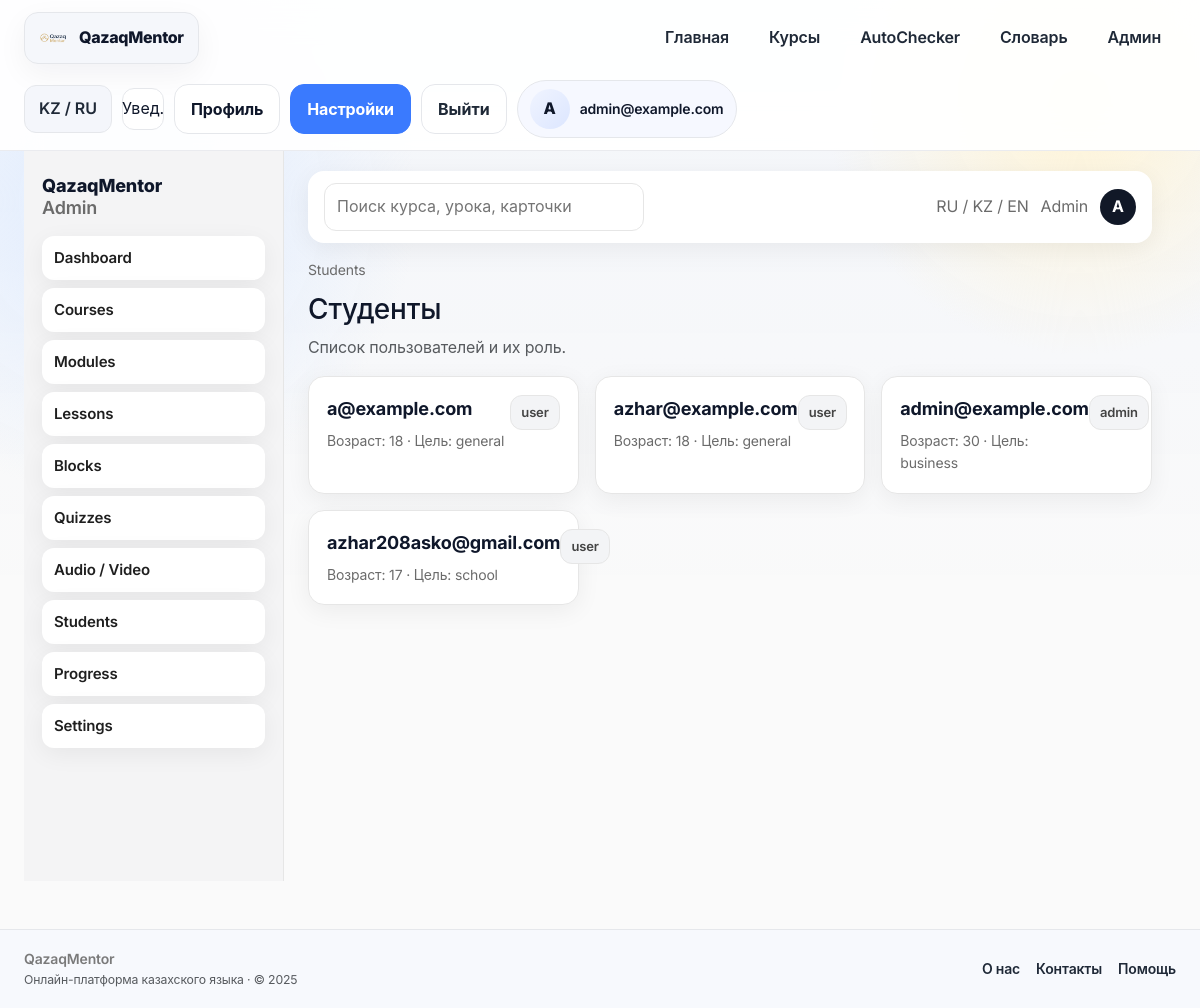
Screenshot of /admin/students (signed in) with the database file from the repository.
### app/models/__init__.py (models this page shows, shortened)
class User(Base):
    __tablename__ = "users"
    __allow_unmapped__ = True
    id = Column(Integer, primary_key=True, index=True)
    email = Column(String, unique=True, index=True, nullable=False)
    hashed_password = Column(String, nullable=False)
    age = Column(Integer, nullable=False)
    target = Column(String, nullable=False)  # school / general / business
    daily_minutes = Column(Integer, nullable=False, default=10)
    level = Column(String, nullable=True)
    role = Column(String, nullable=False, default="user")
    created_at = Column(DateTime, server_default=func.now(), nullable=False)
    placements: List["PlacementTestResult"] = relationship(
        "PlacementTestResult", back_populates="user", cascade="all, delete-orphan"
    )
    progresses: List["UserProgress"] = relationship(
        "UserProgress", back_populates="user", cascade="all, delete-orphan"
    )

### app/routers/admin.py (the view)
@router.get("/students")
async def students_page(request: Request, db: Session = Depends(get_db)):
    users = db.query(models.User).order_by(models.User.created_at.desc()).all()
    return render_template(request, "admin/students.html", {"users": users})

### app/templates/admin/students.html
{% extends "admin/admin_base.html" %}
{% block admin_content %}
<div class="admin-breadcrumbs">Students</div>
<h3 class="mb-2">Студенты</h3>
<p class="text-muted mb-3">Список пользователей и их роль.</p>
<div class="admin-grid">
    {% for user in users %}
    <div class="admin-card">
        <div class="d-flex justify-content-between align-items-start">
            <div>
                <div class="admin-card__title">{{ user.email }}</div>
                <div class="admin-card__meta">Возраст: {{ user.age }} · Цель: {{ user.target }}</div>
            </div>
            <span class="badge-pill">{{ user.role }}</span>
        </div>
    </div>
    {% else %}
    <div class="text-muted">Пользователей нет.</div>
    {% endfor %}
</div>
{% endblock %}

### app/templates/admin/admin_base.html
{% extends "base.html" %}
{% block content %}
<link rel="stylesheet" href="{{ url_for('static', path='css/admin.css') }}?v=1">
<div class="admin-layout">
    <aside class="admin-sidebar">
        <div class="admin-sidebar__brand">QazaqMentor<br><span>Admin</span></div>
        <nav class="admin-nav">
            <a href="/admin" class="admin-nav__item">Dashboard</a>
            <a href="/admin/courses" class="admin-nav__item">Courses</a>
            <a href="/admin/modules" class="admin-nav__item">Modules</a>
            <a href="/admin/lessons" class="admin-nav__item">Lessons</a>
            <a href="/admin/blocks" class="admin-nav__item">Blocks</a>
            <a href="/admin/quizzes" class="admin-nav__item">Quizzes</a>
            <a href="/admin/media" class="admin-nav__item">Audio / Video</a>
            <a href="/admin/students" class="admin-nav__item">Students</a>
            <a href="/admin/progress" class="admin-nav__item">Progress</a>
            <a href="/admin/settings" class="admin-nav__item">Settings</a>
        </nav>
    </aside>
    <div class="admin-main">
        <div class="admin-topbar">
            <form class="admin-search" action="/admin/search" method="get">
                <input type="search" name="q" placeholder="Поиск курса, урока, карточки" />
            </form>
            <div class="admin-topbar__actions">
                <div class="admin-lang">RU / KZ / EN</div>
                <div class="admin-role">Admin</div>
                <div class="admin-profile">{{ (user.email if user else "A")[:1]|upper }}</div>
            </div>
        </div>
        <div class="admin-content">
            {% block admin_content %}{% endblock %}
        </div>
    </div>
</div>
{% endblock %}

### app/templates/base.html (shortened to what this page needs)
<!DOCTYPE html>
<html lang="kk">
<head>
    <link href="https://cdn.jsdelivr.net/npm/bootstrap@5.3.3/dist/css/bootstrap.min.css" rel="stylesheet">
    <link rel="stylesheet" href="{{ url_for('static', path='css/main.css') }}?v=qm2">
</head>
<body>
<div class="app-bg"></div>
{% set current_user = request.state.user or (user if user is defined else None) %}
{% set current_path = request.url.path if request and request.url else '' %}
<header class="app-nav">
    <div class="page-shell nav-inner">
        <a href="/" class="brand-mark">
            <img src="{{ url_for('static', path='img/logo.png') }}" alt="QazaqMentor">
            <span>QazaqMentor</span>
        </a>
        <nav class="nav-links">
            <a class="nav-link {% if current_path == '/' %}active{% endif %}" href="/">Главная</a>
            <a class="nav-link {% if '/courses' in current_path %}active{% endif %}" href="/courses">Курсы</a>
            <a class="nav-link {% if '/autochecker' in current_path %}active{% endif %}" href="/autochecker">AutoChecker</a>
            <a class="nav-link {% if '/vocabulary' in current_path or '/dictionary' in current_path %}active{% endif %}" href="/vocabulary">Словарь</a>
            {% if current_user and current_user.is_admin %}
            <a class="nav-link" href="/admin">Админ</a>
            {% endif %}
        </nav>
        <div class="nav-actions">
            <button class="nav-chip" type="button">KZ / RU</button>
            <button class="icon-button" type="button" aria-label="Уведомления">Увед.</button>
            {% if current_user %}
                <a class="btn btn-outline-dark" href="/profile">Профиль</a>
                <a class="btn btn-primary" href="/settings">Настройки</a>
                <form action="/logout" method="post" class="m-0">
                    <button type="submit" class="btn btn-ghost">Выйти</button>
                </form>
                <div class="profile-chip">
                    <div class="avatar">{{ current_user.email[0]|upper }}</div>
                    <div class="fw-semibold small">{{ current_user.full_name or current_user.email }}</div>
                </div>
            {% else %}
                <a class="btn btn-outline-dark" href="/login">Войти</a>
                <a class="btn btn-primary" href="/signup">Регистрация</a>
            {% endif %}
        </div>
    </div>
</header>
<main class="page-body">
    <div class="page-shell">
        {% block content %}{% endblock %}
    </div>
</main>
<footer class="footer-bar mt-5">
    <div class="page-shell d-flex align-items-center justify-content-between flex-wrap gap-3">
        <div>
            <div class="fw-semibold">QazaqMentor</div>
            <div class="small text-muted">Онлайн-платформа казахского языка · © 2025</div>
        </div>
        <div class="d-flex align-items-center gap-3">
            <a href="#">О нас</a>
            <a href="#">Контакты</a>
            <a href="#">Помощь</a>
        </div>
    </div>
</footer>
</body>
</html>

### app/static/css/main.css (style rules this page uses)
:root { --bg: #f7f8fa; --surface: #ffffff; --surface-2: #f0f4ff; --ink: #0f172a; --ink-soft: #1f2937; --muted: #7a7a7a; --border: #e5e7eb; --accent: #3a7afe; --accent-2: #f9d65c; --accent-green: #16b574; --accent-red: #ef4444; --accent-amber: #f59e0b; --radius-lg: 18px; --radius-md: 14px; --radius-sm: 10px; --shadow-soft: 0 24px 80px rgba(17, 24, 39, 0.08); --shadow-sm: 0 10px 30px rgba(15, 23, 42, 0.05); --shadow-press: 0 8px 18px rgba(58, 122, 254, 0.28); --gradient-hero: linear-gradient(135deg, #e9f0ff 0%, #fff 58%, #f9d65c22 100%); --gradient-card: linear-gradient(145deg, #f9fbff 0%, #eef2ff 100%); }
* { box-sizing: border-box; }
body { background: var(--bg); color: var(--ink); font-family: "Inter", "Manrope", "SF Pro Display", -apple-system, system-ui, sans-serif; line-height: 1.6; letter-spacing: -0.01em; min-height: 100vh; }
a { color: inherit; text-decoration: none; }
img { max-width: 100%; display: block; }
.container, .page-shell { max-width: 1220px; margin: 0 auto; padding: 0 24px; }
.app-bg { position: fixed; inset: 0; background: radial-gradient(circle at 10% 20%, #e0ecff 0, rgba(224, 236, 255, 0) 22%), radial-gradient(circle at 90% 10%, #fff4d6 0, rgba(255, 244, 214, 0) 18%), linear-gradient(180deg, rgba(58, 122, 254, 0.04) 0%, rgba(255, 255, 255, 0) 60%); pointer-events: none; z-index: 0; }
main, header, footer { position: relative; z-index: 1; }
.app-nav { position: sticky; top: 0; z-index: 100; background: rgba(255, 255, 255, 0.92); backdrop-filter: blur(18px); border-bottom: 1px solid rgba(229, 231, 235, 0.8); padding: 12px 0; }
.nav-inner { display: flex; align-items: center; justify-content: space-between; gap: 16px; flex-wrap: wrap; }
.brand-mark { display: inline-flex; align-items: center; gap: 10px; padding: 10px 14px; border-radius: var(--radius-md); background: #f5f7fb; border: 1px solid var(--border); box-shadow: var(--shadow-sm); font-weight: 800; letter-spacing: -0.02em; color: var(--ink); }
.brand-mark img { height: 30px; width: 30px; object-fit: contain; }
.nav-links { display: flex; align-items: center; gap: 10px; flex-wrap: wrap; }
.nav-link { padding: 10px 14px; border-radius: 12px; font-weight: 600; color: var(--ink-soft); border: 1px solid transparent; transition: all 0.18s ease; }
.nav-actions { display: flex; align-items: center; gap: 10px; }
.nav-chip, .btn-ghost, .brand-chip { padding: 10px 14px; border-radius: 12px; border: 1px solid var(--border); background: #f4f6fb; font-weight: 600; color: var(--ink-soft); transition: all 0.16s ease; }
.icon-button { width: 42px; height: 42px; display: inline-flex; align-items: center; justify-content: center; border-radius: 12px; border: 1px solid var(--border); background: #fff; color: var(--ink); transition: all 0.16s ease; }
.avatar, .profile-pill { width: 40px; height: 40px; border-radius: 50%; background: linear-gradient(135deg, #f0f4ff, #dce6ff); display: inline-flex; align-items: center; justify-content: center; font-weight: 800; color: var(--ink); }
.profile-chip { display: inline-flex; align-items: center; gap: 10px; padding: 8px 12px; border-radius: 999px; background: #f6f8ff; border: 1px solid var(--border); }
.btn, .cta-primary, .cta-secondary, .auth-btn, .gray-btn, .placement-btn, .vocab-arrow, .vocab-arrow:focus-visible { border-radius: 14px; font-weight: 700; border: 1px solid transparent; transition: all 0.18s ease; box-shadow: none; }
.btn, .auth-btn, .gray-btn, .placement-btn { padding: 12px 16px; }
.btn-primary, .btn-outline-dark:active, .btn-outline-primary { background: var(--accent); color: #fff; border-color: var(--accent); }
.btn-outline-dark, .btn-outline-secondary, .btn-outline-primary, .btn-light, .btn-outline-light, .btn-outline-dark:focus { background: #fff; color: var(--ink); border: 1px solid var(--border); }
.btn-ghost { background: transparent; color: var(--ink-soft); border-color: var(--border); }
.footer-bar { background: #f7f9fd; border-top: 1px solid #e5e7eb; padding: 18px 0; font-size: 14px; color: var(--muted); }
.footer-bar a { color: var(--ink-soft); font-weight: 600; }

### rows the page displays
User: email "A", email "admin@example.com", age "30", target "business", role "admin"
User: email "a@example.com", age "18", target "general", role "user"
User: email "azhar@example.com", age "18", target "general", role "user"
User: email "azhar208asko@gmail.com", age "17", target "school", role "user"
